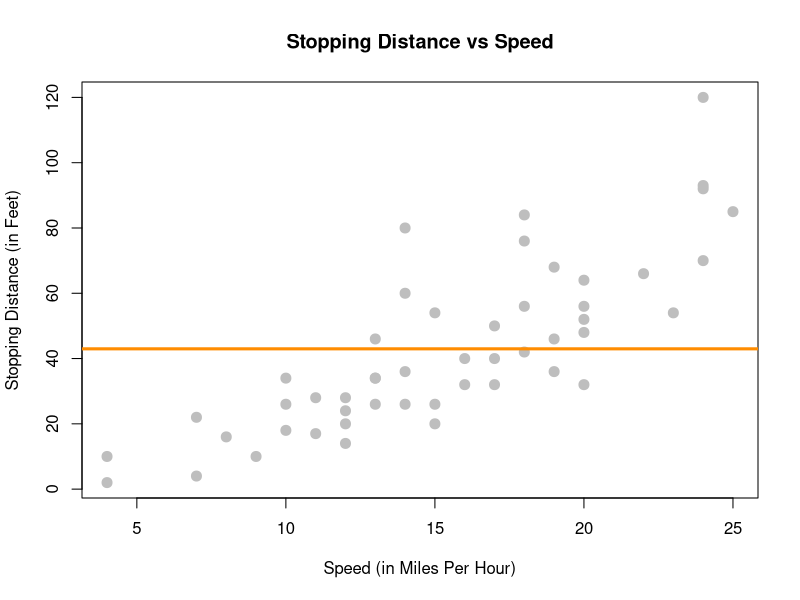
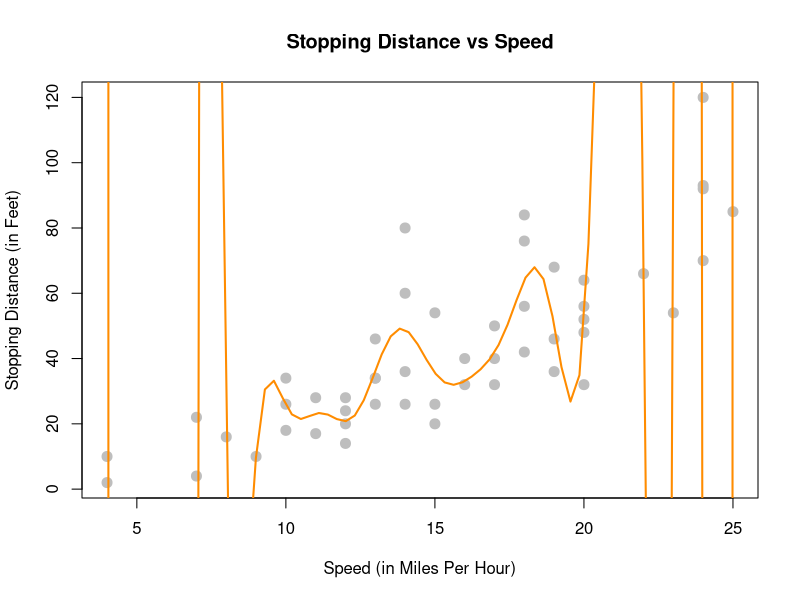
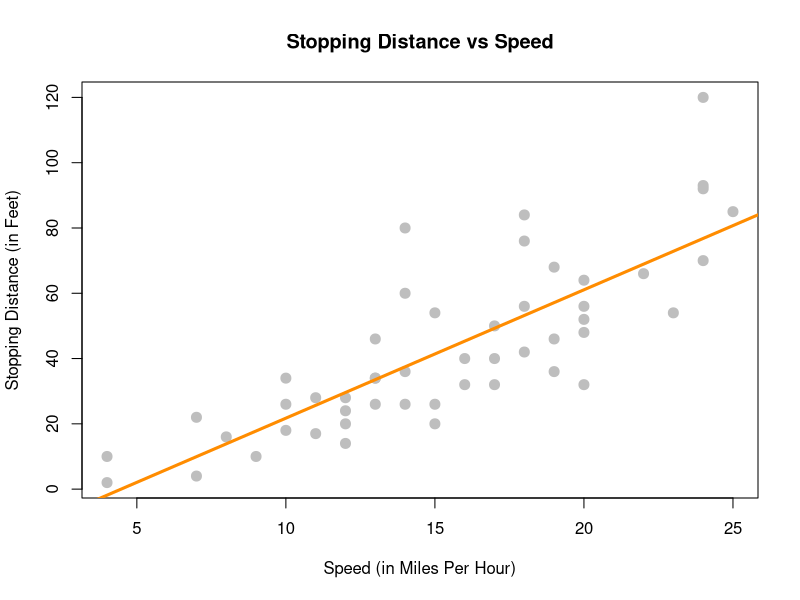
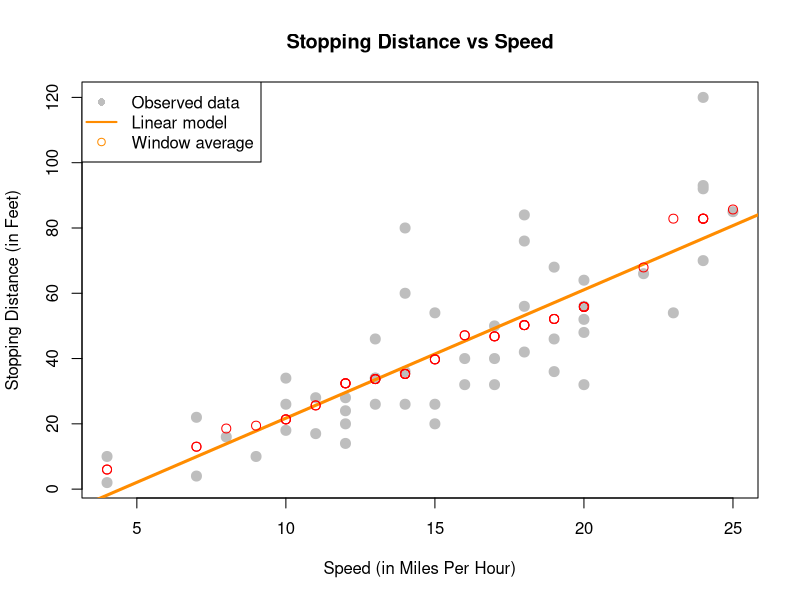
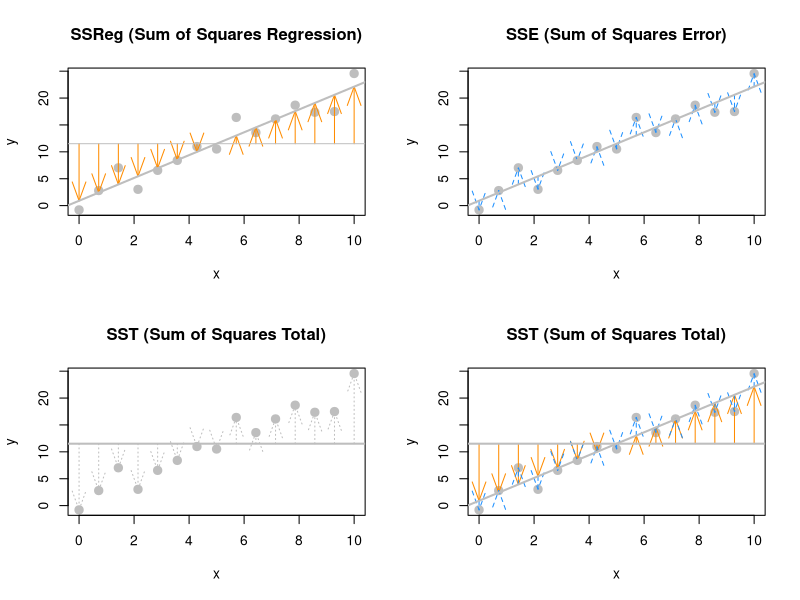
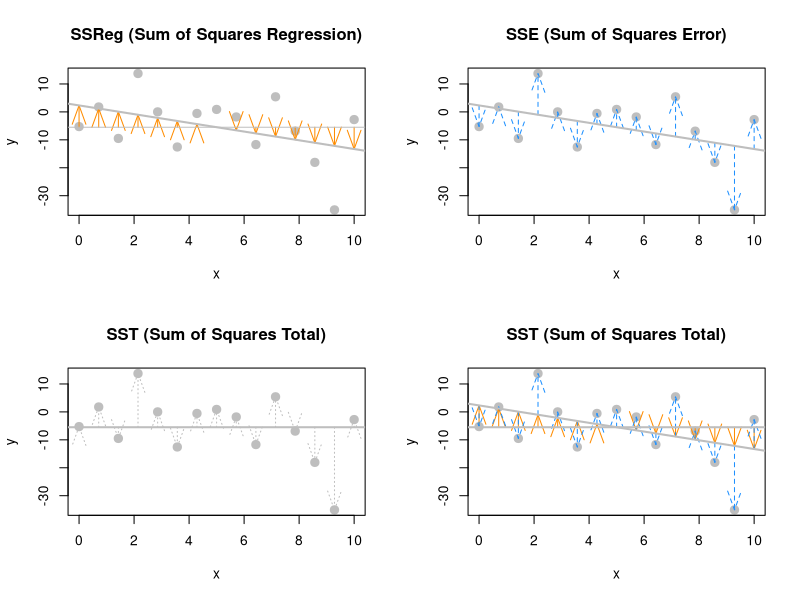

Write the R code that produced these figures, in order.
## ---- chunk 1
knitr::opts_chunk$set(cache = TRUE, autodep = TRUE, fig.align = "center")
## ---- chunk 2
plot(dist ~ speed, data = cars,
     xlab = "Speed (in Miles Per Hour)",
     ylab = "Stopping Distance (in Feet)",
     main = "Stopping Distance vs Speed",
     pch  = 20,
     cex  = 2,
     col  = "grey")
underfit_model <- lm(dist ~ 1, data = cars)
abline(underfit_model, lwd = 3, col = "darkorange")
## ---- chunk 3
overfit_model <- lm(dist ~ poly(speed, 18), data = cars)
x <- seq(-10, 50, length.out = 200)
plot(dist ~ speed, data = cars,
     xlab = "Speed (in Miles Per Hour)",
     ylab = "Stopping Distance (in Feet)",
     main = "Stopping Distance vs Speed",
     pch  = 20,
     cex  = 2,
     col  = "grey")
lines(x, predict(overfit_model, data.frame(speed = x)), lwd = 2, col = "darkorange")
## ---- chunk 4
stop_dist_model <- lm(dist ~ speed, data = cars)
plot(dist ~ speed, data = cars,
     xlab = "Speed (in Miles Per Hour)",
     ylab = "Stopping Distance (in Feet)",
     main = "Stopping Distance vs Speed",
     pch  = 20,
     cex  = 2,
     col  = "grey")
abline(stop_dist_model, lwd = 3, col = "darkorange")
## ---- chunk 5
x_avg <- cars$speed

y_avg <- sapply(x_avg, function(x0) {
  mean(cars$dist[abs(cars$speed - x0) <= 2])
})

plot(
    dist ~ speed, data = cars,
    xlab = "Speed (in Miles Per Hour)",
    ylab = "Stopping Distance (in Feet)",
    main = "Stopping Distance vs Speed",
    pch = 20,
    cex = 2,
    col = "grey"
)

stop_dist_model <- lm(dist ~ speed, data = cars)
abline(stop_dist_model, lwd = 3, col = "darkorange")

points(x_avg, y_avg, col = "red", pch = 1, cex = 1.2)

legend(
  "topleft",
  legend = c("Observed data", "Linear model", "Window average"),
  col = c("grey", "darkorange", "darkorange"),
  pch = c(16, NA, 1),
  lty = c(NA, 1, NA),
  lwd = c(NA, 2, NA)
)

## ---- chunk 6
x <- cars$speed
y <- cars$dist
Sxy <- sum((x - mean(x)) * (y - mean(y)))
Sxx <- sum((x - mean(x)) ^ 2)
Syy <- sum((y - mean(y)) ^ 2)
beta_1_hat <- Sxy / Sxx
beta_0_hat <- mean(y) - beta_1_hat * mean(x)

## ---- chunk 7
y_hat <- beta_0_hat + beta_1_hat * x
e <- y - y_hat
n <- length(e)
s2_e <- sum(e^2) / (n - 2)
## ---- chunk 8
s_e <- sqrt(s2_e)
## ---- chunk 9
SST <- sum((y - mean(y)) ^ 2)
SSReg <- sum((y_hat - mean(y)) ^ 2)
SSE <- sum((y - y_hat) ^ 2)
## ---- chunk 10
R2 <- SSReg / SST
## ---- chunk 11
generate_data <- function(int = 1,
                         slope = 2,
                         sigma = 5,
                         n_obs = 15,
                         x_min = 0,
                         x_max = 10) {
  x = seq(x_min, x_max, length.out = n_obs)
  y = int + slope * x + rnorm(n_obs, 0, sigma)
  fit = lm(y ~ x)
  y_hat = fitted(fit)
  y_bar = rep(mean(y), n_obs)
  data.frame(x, y, y_hat, y_bar)
}

plot_total_dev <- function(reg_data) {
  plot(reg_data$x, reg_data$y, main = "SST (Sum of Squares Total)", 
       xlab = "x", ylab = "y", pch = 20, cex = 2, col = "grey")
  arrows(reg_data$x, reg_data$y_bar,
         reg_data$x, reg_data$y,
         col = 'grey', lwd = 1, lty = 3, length = 0.2, angle = 20)
  abline(h = mean(reg_data$y), lwd = 2,col = "grey")
  # abline(lm(y ~ x, data = reg_data), lwd = 2, col = "grey")
}

plot_total_dev_prop <- function(reg_data) {
  plot(reg_data$x, reg_data$y, main = "SST (Sum of Squares Total)", 
       xlab = "x", ylab = "y", pch = 20, cex = 2, col = "grey")
  arrows(reg_data$x, reg_data$y_bar,
         reg_data$x, reg_data$y_hat,
         col = 'darkorange', lwd = 1, length = 0.2, angle = 20)
  arrows(reg_data$x, reg_data$y_hat,
         reg_data$x, reg_data$y,
         col = 'dodgerblue', lwd = 1, lty = 2, length = 0.2, angle = 20)
  abline(h = mean(reg_data$y), lwd = 2,col = "grey")
  abline(lm(y ~ x, data = reg_data), lwd = 2, col = "grey")
}

plot_unexp_dev <- function(reg_data) {
  plot(reg_data$x, reg_data$y, main = "SSE (Sum of Squares Error)",
       xlab = "x", ylab = "y", pch = 20, cex = 2, col = "grey")
  arrows(reg_data$x, reg_data$y_hat,
         reg_data$x, reg_data$y,
         col = 'dodgerblue', lwd = 1, lty = 2, length = 0.2, angle = 20)
  abline(lm(y ~ x, data = reg_data), lwd = 2, col = "grey")
}

plot_exp_dev <- function(reg_data) {
  plot(reg_data$x, reg_data$y, main = "SSReg (Sum of Squares Regression)", 
  xlab = "x", ylab = "y", pch = 20, cex = 2, col = "grey")
  arrows(reg_data$x, reg_data$y_bar,
         reg_data$x, reg_data$y_hat,
         col = 'darkorange', lwd = 1, length = 0.2, angle = 20)
  abline(lm(y ~ x, data = reg_data), lwd = 2, col = "grey")
  abline(h = mean(reg_data$y), col = "grey")
}
## ---- chunk 12
set.seed(2)
plot_data <- generate_data(sigma = 2)
## ---- chunk 13
par(mfrow = c(2, 2))
plot_exp_dev(plot_data)
plot_unexp_dev(plot_data)
plot_total_dev(plot_data)
plot_total_dev_prop(plot_data)
## ---- chunk 14
set.seed(1)
plot_data <- generate_data(slope = -1.5, sigma = 10)
## ---- chunk 15
par(mfrow = c(2, 2))
plot_exp_dev(plot_data)
plot_unexp_dev(plot_data)
plot_total_dev(plot_data)
plot_total_dev_prop(plot_data)
## ---- chunk 16
num_obs <- 21
beta_0 <- 5
beta_1 <- -2
sigma <- 3
